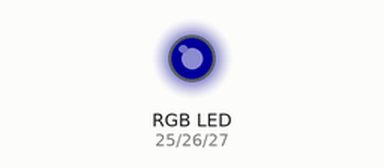
Simulated run of this sketch. Board: ESP32. Shown: an RGB LED mixed from three pins (HIGH = lit). Dim RGB values are drawn brighter than linear; WiFi joins after 1.5 s; servers stay silent unless stated; uploads are accepted with an empty reply.

Above: at 1.6 s.
At 2.4 s:
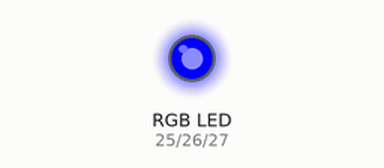
Timing chart, 0 to 3.9 s (numbered marks = the images above):
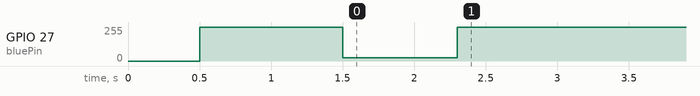

The sketch:

energyadvisor01.ino
```cpp
#include <WiFi.h>
#include <HTTPClient.h>
#include <ArduinoJson.h>

int redPin = 25;
int greenPin = 26;
int bluePin = 27;

const char* ssid = "";
const char* password = "";

void setup() {

  WiFi.begin(ssid, password);


  delay(500);
  pinMode(redPin,OUTPUT);
  pinMode(greenPin,OUTPUT);
  pinMode(bluePin,OUTPUT);
    analogWrite(redPin, 0);
    analogWrite(greenPin, 0);
    analogWrite(bluePin, 255);
    delay(500);

  while (WiFi.status() != WL_CONNECTED) {
    analogWrite(bluePin, 255);
    delay(500);
    analogWrite(bluePin, 25);
    delay(500);
  }
  delay(100);
}

void loop() {
  if ((WiFi.status() == WL_CONNECTED)) {
    HTTPClient client;

    client.begin("https://api-access.electricitymaps.com/free-tier/power-breakdown/latest?zone=DE");
    client.addHeader("auth-token", "");
    int httpCode = client.GET();

    if (httpCode > 0) {
      String input = client.getString();

      //JSON Deserialization
      StaticJsonDocument<16> filter;
      filter["renewablePercentage"] = true;

      StaticJsonDocument<96> doc;

      DeserializationError error = deserializeJson(doc, input, DeserializationOption::Filter(filter));

      if (error) {
        analogWrite(bluePin, 255);
        return;
      }

      int renewablePercentage = doc["renewablePercentage"];


      client.end();

        //AdvisorLED-Agent
  if (renewablePercentage < 50) {
  analogWrite(redPin, 255);
  analogWrite(greenPin, 0);
  analogWrite(bluePin, 0);
}
  else if (renewablePercentage >= 50 && renewablePercentage <= 75) {
    analogWrite(redPin, 255);
    analogWrite(greenPin, 55);
    analogWrite(bluePin,LOW);
  }
    else if (renewablePercentage > 75) {
      analogWrite(redPin, 0);
      analogWrite(greenPin, 255);
      analogWrite(bluePin, 0);
    }
      else {
        analogWrite(redPin, 0);
        analogWrite(greenPin, 0);
        analogWrite(bluePin, 255);
      }
        }

          else {

            }
  }

  else {

  }
  delay(12000);
}
```

Measured:
- by itself, GPIO 27 (bluePin): 255/255 → 25/255 at 1.5 s, → 255/255 0.80 s later
